Frame 1 (no input): blank canvas, image omitted
Frame 60 (no input): blank canvas, image omitted
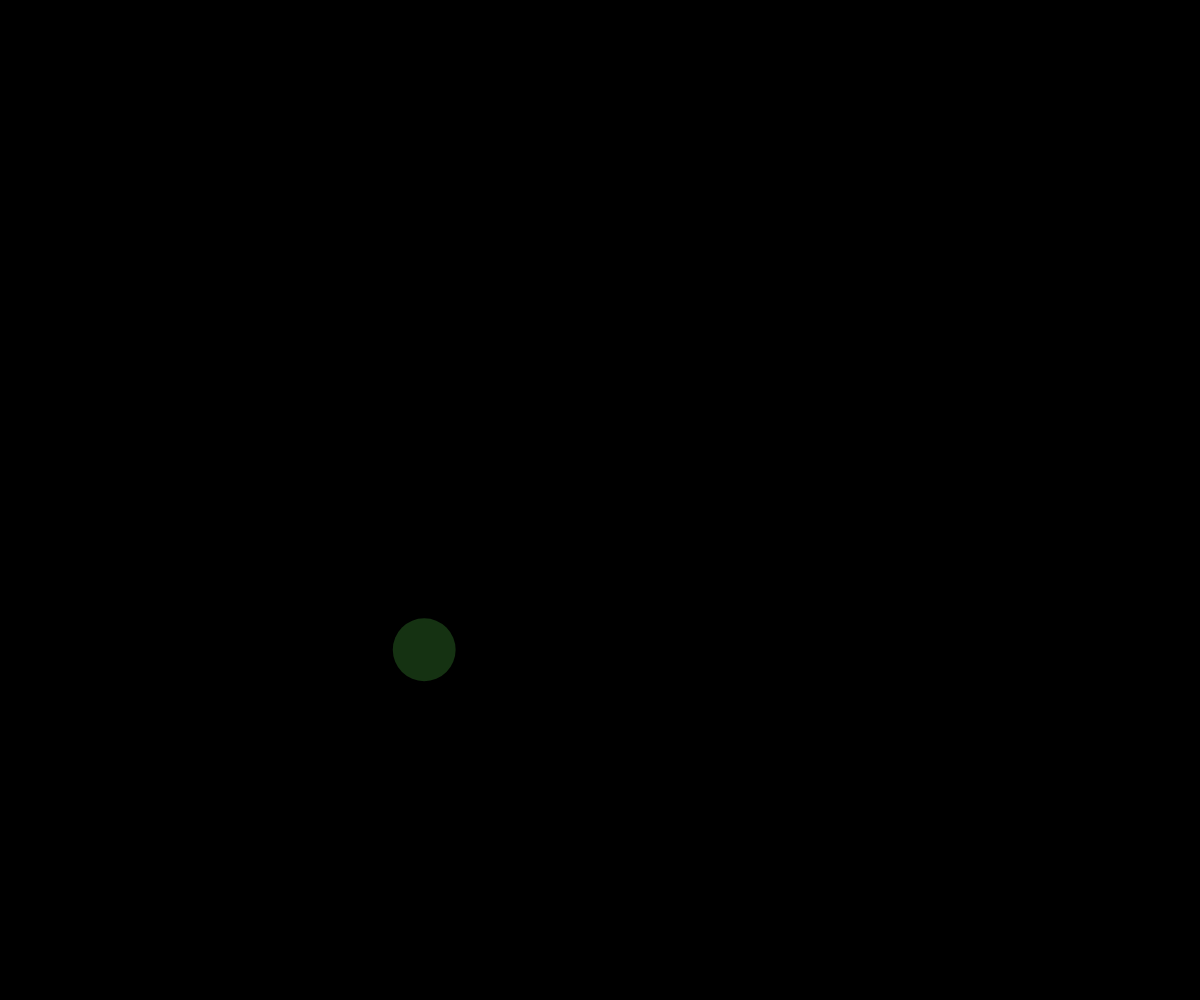
Frame 120 (the mouse pressed at the canvas centre since frame 60)

The p5.js sketch whose frames 1 and 60 were blank and that drew this single picture after the mouse press (run headless with seeded random() and noise() and a simulated clock; from frame 60 on, the mouse is pressed at the canvas centre):

// p5.js sketch
// ── sketch.js
// OOP ball bounce demo

let ballArray = [];

function setup() {
  createCanvas(windowWidth, windowHeight);
}

function draw() {
  background(0);
  for (let i=0; i<ballArray.length; i++) {
    for(let j=0; j<ballArray.length; j++) {
      //collision check
      if (i != j) {
        //dont check self for collision
        ballArray[i].checkColliding(ballArray[j]);
      }
    }
    ballArray[i].move();
    ballArray[i].display();
  }
}

function mousePressed() {
  let theBall =  new Ball(mouseX, mouseY, random(10, 40));
  ballArray.push(theBall);
}

class Ball {
  constructor(x, y, radius) {
    this.x = x;
    this.y = y;
    this.radius = radius;
    this.dx = random(-5, 5);
    this.dy = random(-5, 5);
    this.someColor = color(random(255), random(255), random(255), random(255));
  }

  display() {
    noStroke();
    fill(this.someColor);
    ellipse(this.x, this.y, this.radius*2, this.radius*2);
  }

  move() {
    this.x += this.dx;
    this.y += this.dy;

    //bounce on walls
    if(this.x - this.radius < 0 || this.x + this.radius > width) {
      this.dx *= -1;
    }
    if(this.y - this.radius < 0 || this.y + this.radius > height) {
      this.dy *= -1;
    }
  }

  checkColliding(otherBall) {
    let sumOfRadii = this.radius + otherBall.radius;
    let distanceCenter = dist(this.x, this.y, otherBall.x, otherBall.y);
    if (sumOfRadii > distanceCenter) {
      // this.someColor = "red";
      // otherBall.someColor = "red";

      let tempDx = this.dx;
      let tempDy = this.dy;
      this.dx = otherBall.dx;
      this.dy = otherBall.dy;
      otherBall.dx = tempDx;
      otherBall.dy = tempDy;
    }
  }
}
